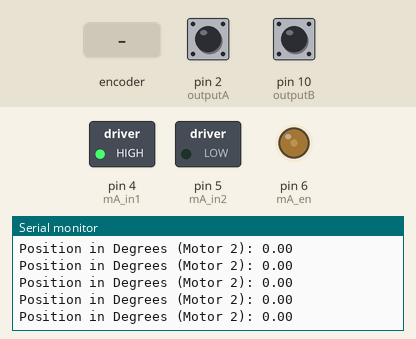
This sketch was run on a simulated Arduino Uno, built with avr-gcc and run on an emulated ATmega328P. Shown: switched loads named in the sketch (green lamp = pin HIGH), output pins drawn as LEDs (lit = HIGH), the last lines printed to the serial monitor. The inputs (shaded band) are chosen by the test bench; at power-on: pin 2 (outputA) HIGH, pin 10 (outputB) HIGH.

Above: at 1.2 s.
1.3 s: rotary encoder on pin 2 (outputA) / pin 10 (outputB) turned 3 steps (first pin leading)
At 2.3 s:
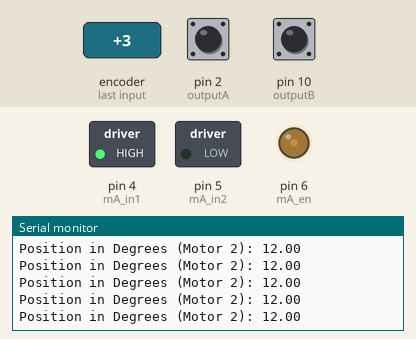
4.9 s: rotary encoder on pin 2 (outputA) / pin 10 (outputB) turned 2 steps (second pin leading)
At 5.9 s:
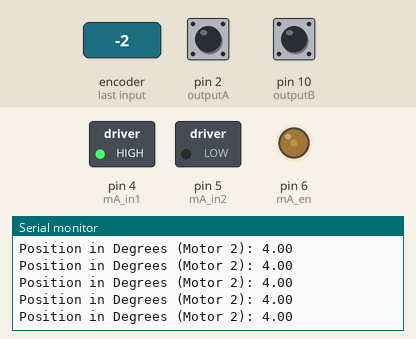
Timing chart, 0 to 7.9 s (numbered marks = the images above; inputs shaded):
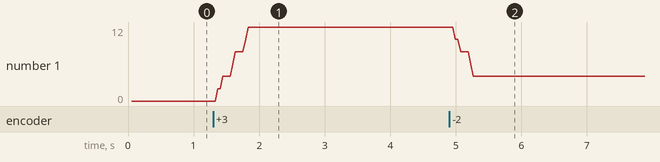

Measured:
- after the input at 1.3 s, the serial monitor: prints a new line after 0.07 s (image 1)
- after the input at 4.9 s, the serial monitor: prints a new line after 0.09 s (image 2)
- plotted number 1: 0 → 12 after the input at 1.3 s, 12 → 4 after the input at 4.9 s

The sketch:

large_without_pid.ino
```cpp
/*
   7MRI0060 - Applied Medical Robotics Module
   September 2024
   Author: Harry Robertshaw

   Purpose: Read encoder with interrupt and measure motor angle   不加PID的大电机代码
*/

// Define the pins connected to encoder channels A and B
#define outputA 2
#define outputB 10

const int mA_in1 = 4;
const int mA_in2 = 5;
const int mA_en = 6;

// Define constants for pulses per revolution (PPR) and gear ratio (GR)
const int PPR = 180 ;  // Pulses per revolution of the encoder
const float GR = 1; // Gear ratio
// Declare variables

int aLastState;       // Previous state of channel A
float positionInDegrees_m2 = 0.0; // Position in degrees for motor 2
int position_m2 = 0;  // Encoder position for motor 2
long targetCounts = 0;

volatile long counter = 0;
void updateEncoder();


void setup() {
  // Setup pin modes for the encoder pins
  pinMode(outputA, INPUT_PULLUP);
  pinMode(outputB, INPUT_PULLUP);

  pinMode(mA_in1, OUTPUT);
  pinMode(mA_in2, OUTPUT);
  pinMode(mA_en, OUTPUT);

  // Start serial communication at 9600 baud
  Serial.begin(9600);
  // Read the initial state of channel A
  aLastState = digitalRead(outputA);
  // Attach an interrupt to detect changes on channel A
  attachInterrupt(digitalPinToInterrupt(outputA), updateEncoder, CHANGE);


  long countsPerOutputRev = (long)PPR * (long)GR;
  //60度对应的计数
  targetCounts = (countsPerOutputRev * 90) / 360; // 整数运算
  // 若希望更精确可用浮点，但整数足够用于比较

  Serial.print("countsPerOutputRev = ");
  Serial.println(countsPerOutputRev);
  Serial.print("targetCounts (for 90 deg) = ");
  Serial.println(targetCounts);

  digitalWrite(mA_in1, HIGH);
  digitalWrite(mA_in2, LOW);
  analogWrite(mA_en, 59);

}
void loop() {
  positionInDegrees_m2 = ( (float)position_m2 * 360.0 ) / (PPR * GR);
  // Transform position to degrees for motor 2
  // INSERT CODE HERE
  // Print the encoder position in degrees
  Serial.print("Position in Degrees (Motor 2): ");
  Serial.println(positionInDegrees_m2);
  if (labs(position_m2) >= labs(targetCounts)) {
    // 停止电机（将 IN1/IN2 拉低并关闭 PWM）
    analogWrite(mA_en, 0);
    digitalWrite(mA_in1, LOW);
    digitalWrite(mA_in2, LOW);
    Serial.println("Reached 90 degrees (or exceeded). Motor stopped.");
    while (1) {
      noInterrupts();
      long c = counter;
      interrupts();
      float deg = ((float)c * 360.0) / ((float)PPR * GR);
      Serial.print("Final Position (deg): ");
      Serial.println(deg, 2);
      delay(500);
    }
  // Check if the degree value is outside the range {-360, 360} and reset the position if it exceeds 360 degrees or drops below -360 degrees
  // INSERT CODE HERE - HINT: use if statement to check positionInDegrees_m2, and then rearrange formula for position_m2
  delay(200);
  }
}
// Interrupt Service Routine (ISR) - This function is called whenever channel A changes state
void updateEncoder() {
  int aState = digitalRead(outputA);  // Read current state of channel A
  int bState = digitalRead(outputB);  // Read current state of channel B
  // If the state of channel A has changed
  if (aState != aLastState) {
    // Check the direction of rotation by comparing A and B
    if (aState != bState) {
      counter++;  // Clockwise rotation
    } else {
      counter--;  // Counterclockwise rotation
    }
    position_m2 = counter;
    // Update position for motor 2 based on encoder count
  }
  // Update the last known state of channel A
  aLastState = aState;
}
```
